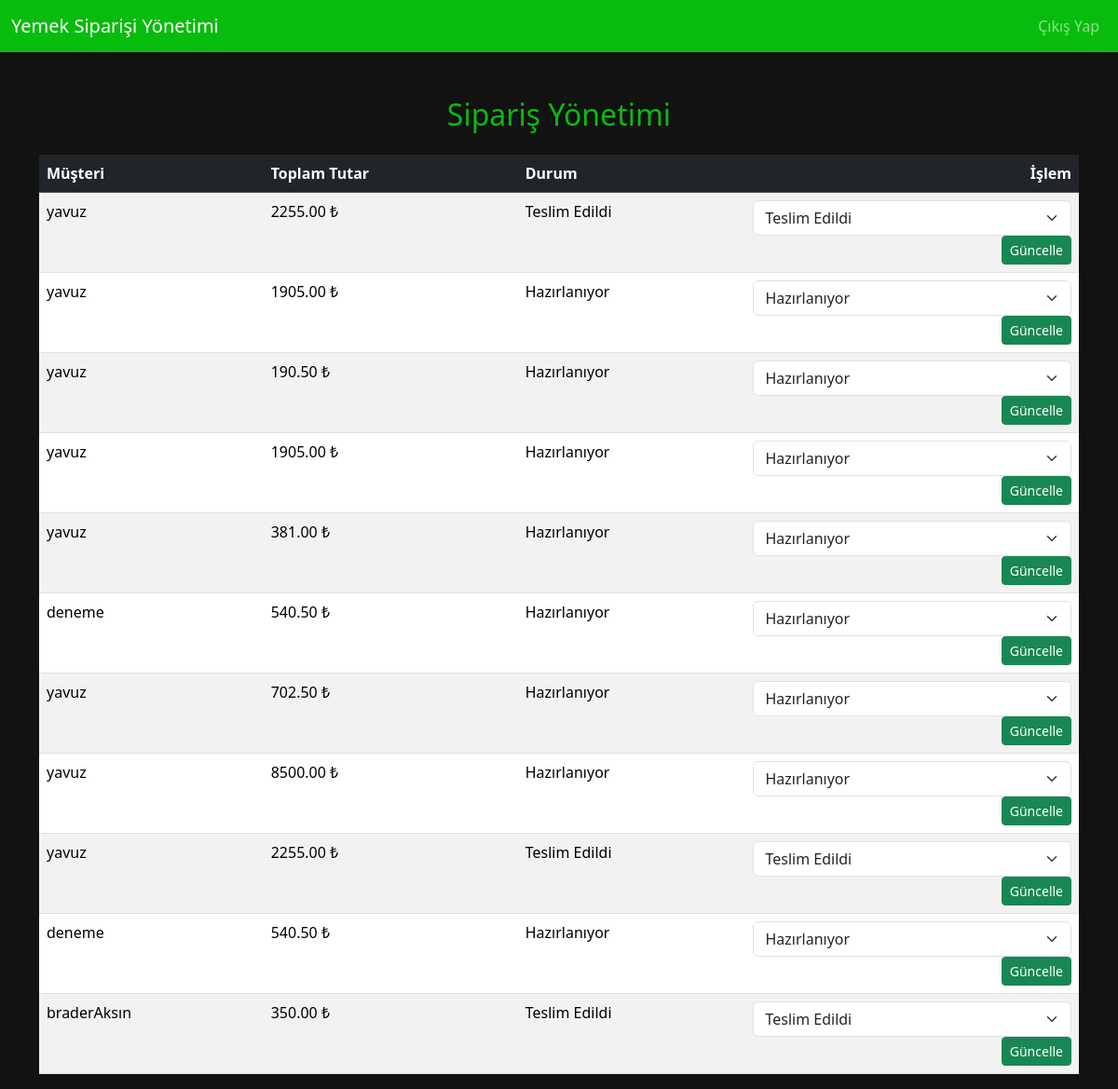
/app/company/orderManagement.php?restaurant_id=1 (signed in), run on the app's committed database.
### tables this page shows
CREATE TABLE `orders` (
  `id` int NOT NULL,
  `userID` int NOT NULL,
  `order_status` varchar(255) DEFAULT 'Hazırlanıyor',
  `total_price` decimal(9,2) NOT NULL,
  `created_at` datetime DEFAULT CURRENT_TIMESTAMP
);

CREATE TABLE `users` (
  `userID` int NOT NULL,
  `companyID` int DEFAULT NULL,
  `roleID` tinyint NOT NULL,
  `name` varchar(50) NOT NULL,
  `surname` varchar(50) NOT NULL,
  `username` varchar(50) NOT NULL,
  `password` varchar(255) NOT NULL,
  `balance` decimal(9,2) NOT NULL DEFAULT '5000.00',
  `created_at` datetime NOT NULL DEFAULT CURRENT_TIMESTAMP,
  `deleted_at` datetime DEFAULT NULL
);

### app/company/orderManagement.php (the view, shortened to what this page needs)
<?php
include '../db/connection.php';
$restaurant_id = $_GET['restaurant_id'];
$query = "SELECT u.username, o.id, o.order_status, o.total_price
FROM orders o JOIN orders_items oi ON o.id = oi.orderID
JOIN food f ON oi.foodID = f.id
JOIN users u ON o.userID = u.userID
WHERE f.restaurantID = ?";
$statement = $pdo->prepare($query);
$statement->execute([$restaurant_id]);
$orders = $statement->fetchAll(PDO::FETCH_ASSOC);
?>
<!DOCTYPE html>
<html lang="tr">
<head>
    <link href="https://cdn.jsdelivr.net/npm/bootstrap@5.3.3/dist/css/bootstrap.min.css" rel="stylesheet">
</head>
<body style="background-color:#121212;">
    <nav class="navbar navbar-expand-lg navbar-dark" style="background-color: #07bc0c;">
        <div class="container-fluid">
            <a class="navbar-brand" href="companyHomePage.php">Yemek Siparişi Yönetimi</a>
            <div class="collapse navbar-collapse" id="navbarNav">
                <ul class="navbar-nav ms-auto">
                    <li class="nav-item">
                        <a class="nav-link" href="../logout.php">Çıkış Yap</a>
                    </li>
                </ul>
            </div>
        </div>
    </nav>
    <div class="container mt-5">
        <h2 class="text-center mb-4" style="color:#07bc0c;">Sipariş Yönetimi</h2>
        <div class="table-responsive">
            <table class="table table-striped table-hover">
                <thead class="table-dark">
                    <tr>
                        <th>Müşteri</th>
                        <th>Toplam Tutar</th>
                        <th>Durum</th>
                        <th class="text-end">İşlem</th>
                    </tr>
                </thead>
                <tbody>
                    <?php foreach ($orders as $order): ?>
                        <tr>
                            <td><?php echo htmlspecialchars($order['username']); ?></td>
                            <td><?php echo htmlspecialchars($order['total_price']); ?> ₺</td>
                            <td><?php echo htmlspecialchars($order['order_status']); ?></td>
                            <td class="text-end">
                                <form action="orderManagement.php?restaurant_id=<?php echo htmlspecialchars($restaurant_id); ?>" method="POST" class="d-inline">
                                    <select name="status" class="form-select" required>
                                        <option value="Hazırlanıyor" <?php echo ($order['order_status'] === 'Hazırlanıyor') ? 'selected' : ''; ?>>Hazırlanıyor</option>
                                        <option value="Teslim Edildi" <?php echo ($order['order_status'] === 'Teslim Edildi') ? 'selected' : ''; ?>>Teslim Edildi</option>
                                    </select>
                                    <button type="submit" class="btn btn-success btn-sm">Güncelle</button>
                                </form>
                            </td>
                        </tr>
                    <?php endforeach; ?>
                </tbody>
            </table>
        </div>
    </div>
</body>
</html>

### data on the page
orders: userID.username "yavuz", total_price "2255.00", order_status "Teslim Edildi", status "Teslim Edildi"
orders: userID.username "yavuz", total_price "1905.00", order_status "Hazırlanıyor", status "Hazırlanıyor"
orders: userID.username "yavuz", total_price "190.50", order_status "Hazırlanıyor", status "Hazırlanıyor"
orders: userID.username "yavuz", total_price "1905.00", order_status "Hazırlanıyor", status "Hazırlanıyor"
orders: userID.username "yavuz", total_price "381.00", order_status "Hazırlanıyor", status "Hazırlanıyor"
orders: userID.username "deneme", total_price "540.50", order_status "Hazırlanıyor", status "Hazırlanıyor"
orders: userID.username "yavuz", total_price "702.50", order_status "Hazırlanıyor", status "Hazırlanıyor"
orders: userID.username "yavuz", total_price "8500.00", order_status "Hazırlanıyor", status "Hazırlanıyor"
orders: userID.username "braderAksın", total_price "350.00", order_status "Teslim Edildi", status "Teslim Edildi"
